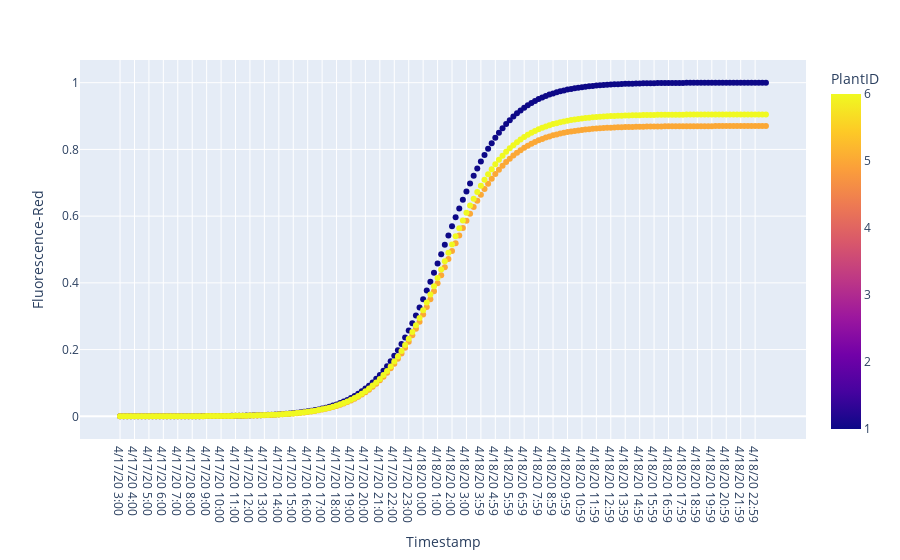

Notebook code cell kept with this figure:
### Code cell
import plotly.express as px

fig = px.scatter(green, x='Timestamp', y='Fluorescence-Red',color="PlantID")
fig.show()

### Figure 1 — Plotly figure (JSON) as saved in the notebook; plotly's stock layout.template omitted (floating-point values rounded to 4 significant figures; data arrays with more than 128 entries replaced by an {"elided": "..."} marker saying what was removed)
{"data": [{"hoverlabel": {"namelength": 0}, "hovertemplate": "Timestamp=%{x}<br>Fluorescence-Red=%{y}<br>PlantID=%{marker.color}", "legendgroup": "", "marker": {"color": {"elided": "540 int values"}, "coloraxis": "coloraxis", "symbol": "circle"}, "mode": "markers", "name": "", "showlegend": false, "type": "scatter", "x": {"elided": "540 str values"}, "xaxis": "x", "y": {"elided": "540 float values"}, "yaxis": "y"}], "layout": {"coloraxis": {"colorbar": {"title": {"text": "PlantID"}}, "colorscale": [[0, "#0d0887"], [0.1111, "#46039f"], [0.2222, "#7201a8"], [0.3333, "#9c179e"], [0.4444, "#bd3786"], [0.5556, "#d8576b"], [0.6667, "#ed7953"], [0.7778, "#fb9f3a"], [0.8889, "#fdca26"], [1, "#f0f921"]]}, "legend": {"tracegroupgap": 0}, "margin": {"t": 60}, "xaxis": {"anchor": "y", "domain": [0, 1], "title": {"text": "Timestamp"}}, "yaxis": {"anchor": "x", "domain": [0, 1], "title": {"text": "Fluorescence-Red"}}}}
